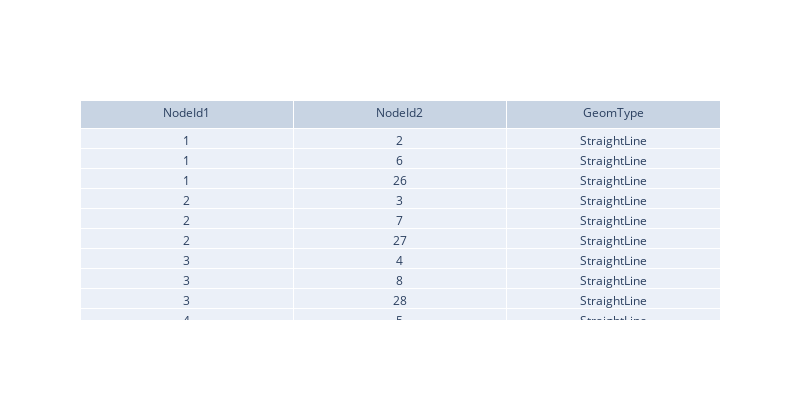

Source (notebook cell):
### Code cell
import plotly.graph_objects as go
fields = ['NodeId1', 'NodeId2', 'GeomType']
d = axm.Lines.get_line_data(fields=fields)
tbl = go.Table(header=dict(values=list(d.keys())),
               cells=dict(values=list(d.values())))
fig = go.Figure(data=[tbl])
fig.update_layout(width=800, height=400)
fig.show()

### Figure 1 — Plotly figure (JSON) as saved in the notebook; plotly's stock layout.template omitted (floating-point values rounded to 4 significant figures; data arrays with more than 128 entries replaced by an {"elided": "..."} marker saying what was removed)
{"data": [{"cells": {"values": {"elided": "3x764 mixed values"}}, "header": {"values": ["NodeId1", "NodeId2", "GeomType"]}, "type": "table"}], "layout": {"height": 400, "width": 800}}
